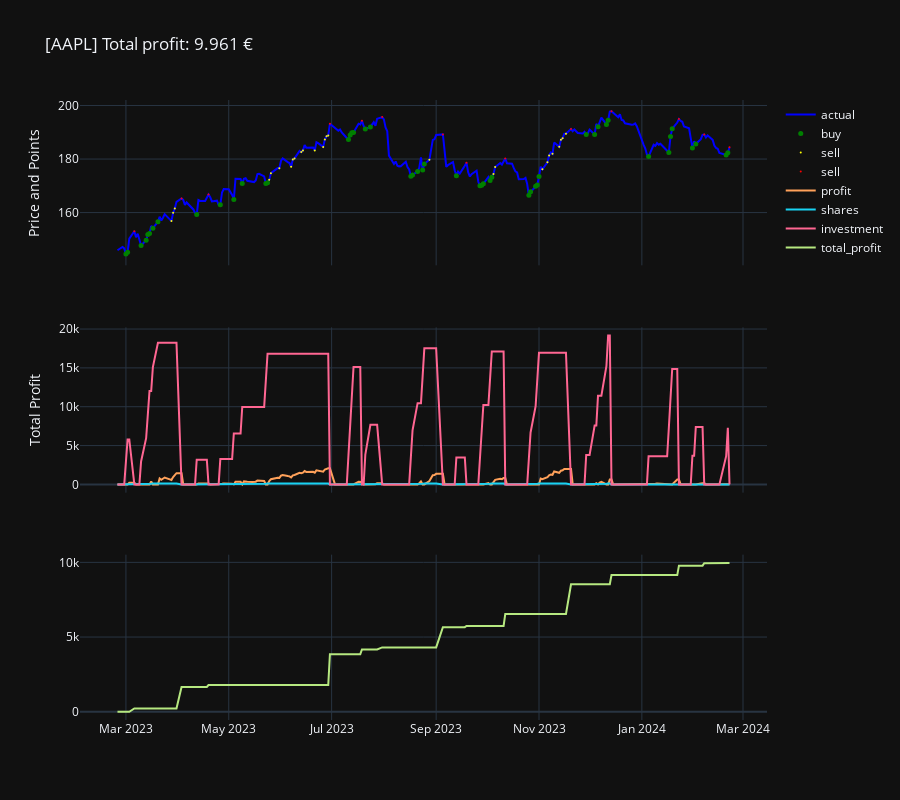

Notebook code for this chart:
### Code cell
# Create subplots, one for each trace
fig = make_subplots(rows=3, cols=1, shared_xaxes=True)

# Add each trace to a separate subplot
fig.add_trace(go.Scatter(x=df.index, y=df.actual     , mode='lines'  , marker=dict(color='blue'  , size=5), name='actual'), row=1, col=1)
fig.add_trace(go.Scatter(x=df.index, y=df.buy_point  , mode='markers', marker=dict(color='green' , size=5), name='buy'), row=1, col=1)
fig.add_trace(go.Scatter(x=df.index, y=df.limit_point, mode='markers', marker=dict(color='yellow', size=2), name='sell'), row=1, col=1)
fig.add_trace(go.Scatter(x=df.index, y=df.sell_point , mode='markers', marker=dict(color='red'   , size=2), name='sell'), row=1, col=1)

fig.add_trace(go.Scatter(x=df.index, y=df.profit, mode='lines', name='profit'), row=2, col=1)
fig.add_trace(go.Scatter(x=df.index, y=df.shares, mode='lines', name='shares'), row=2, col=1)
fig.add_trace(go.Scatter(x=df.index, y=df.investment, mode='lines', name='investment'), row=2, col=1)
fig.add_trace(go.Scatter(x=df.index, y=df.total_profit, mode='lines', name='total_profit'), row=3, col=1)


# Update layout
fig.update_layout(title=f"[{symbol}] Total profit: {total_profit:,} €".replace(',', '.'), template='plotly_dark', height=800)

# Add titles to the subplots
fig.update_yaxes(title_text="Price and Points", row=1, col=1)
fig.update_yaxes(title_text="Total Profit", row=2, col=1)

# Show the figure
fig.show()
pd.concat([df.select_dtypes(include='number').fillna(0).astype(int), df[['action']]], axis=1)

### Figure 1 — Plotly figure (JSON) as saved in the notebook; plotly's stock layout.template omitted (floating-point values rounded to 4 significant figures; data arrays with more than 128 entries replaced by an {"elided": "..."} marker saying what was removed)
{"data": [{"marker": {"color": "blue", "size": 5}, "mode": "lines", "name": "actual", "type": "scatter", "x": {"elided": "250 str values"}, "xaxis": "x", "y": {"elided": "250 float values"}, "yaxis": "y"}, {"marker": {"color": "green", "size": 5}, "mode": "markers", "name": "buy", "type": "scatter", "x": {"elided": "250 str values"}, "xaxis": "x", "y": {"elided": "250 float values"}, "yaxis": "y"}, {"marker": {"color": "yellow", "size": 2}, "mode": "markers", "name": "sell", "type": "scatter", "x": {"elided": "250 str values"}, "xaxis": "x", "y": {"elided": "250 float values"}, "yaxis": "y"}, {"marker": {"color": "red", "size": 2}, "mode": "markers", "name": "sell", "type": "scatter", "x": {"elided": "250 str values"}, "xaxis": "x", "y": {"elided": "250 float values"}, "yaxis": "y"}, {"mode": "lines", "name": "profit", "type": "scatter", "x": {"elided": "250 str values"}, "xaxis": "x2", "y": {"elided": "250 float values"}, "yaxis": "y2"}, {"mode": "lines", "name": "shares", "type": "scatter", "x": {"elided": "250 str values"}, "xaxis": "x2", "y": {"elided": "250 int values"}, "yaxis": "y2"}, {"mode": "lines", "name": "investment", "type": "scatter", "x": {"elided": "250 str values"}, "xaxis": "x2", "y": {"elided": "250 float values"}, "yaxis": "y2"}, {"mode": "lines", "name": "total_profit", "type": "scatter", "x": {"elided": "250 str values"}, "xaxis": "x3", "y": {"elided": "250 float values"}, "yaxis": "y3"}], "layout": {"height": 800, "title": {"text": "[AAPL] Total profit: 9.961 €"}, "xaxis": {"anchor": "y", "domain": [0, 1], "matches": "x3", "showticklabels": false}, "xaxis2": {"anchor": "y2", "domain": [0, 1], "matches": "x3", "showticklabels": false}, "xaxis3": {"anchor": "y3", "domain": [0, 1]}, "yaxis": {"anchor": "x", "domain": [0.7333, 1], "title": {"text": "Price and Points"}}, "yaxis2": {"anchor": "x2", "domain": [0.3667, 0.6333], "title": {"text": "Total Profit"}}, "yaxis3": {"anchor": "x3", "domain": [0, 0.2667]}}}
